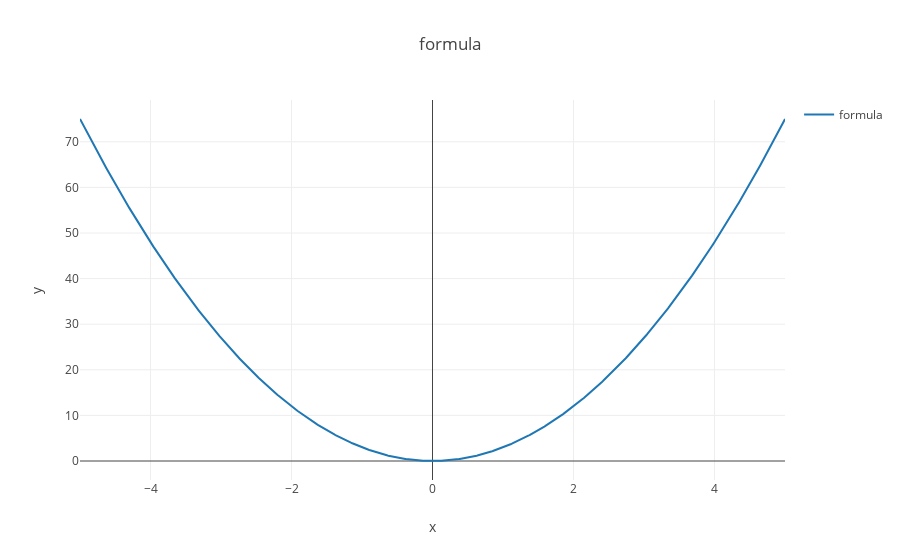

This figure's notebook cell:
### Markdown cell above
### 2次関数, 3次関数, sin波の微分
sympyを利用

### Code cell
# 変数シンボルの定義
import sympy as sym
(x, y) = sym.symbols('x y')

# 2次関数
def f2():
    return x**2

# 3次関数
def f3():
    return x**3

# sin波
def sin():
    return sym.sin(x)

X = np.linspace(-5, 5, 1000)
Y = np.array([])

# 微分
is_differential = [True, False][0]
for i in X:
    if is_differential:
        Y = np.append(Y, float(sym.diff(f3(), x, 1).subs(x, i)))
    else:
        Y = np.append(Y, float(sin().subs(x, i)))
    
    
#========================================================================
# Plotlyによる描画
#========================================================================
name = 'formula'
title = 'formula'
trace = go.Line(
    x = X,
    y = Y,
    name = name
)

layout = go.Layout(
    title=title,
#     legend={"x":0.8, "y":0.1},
    xaxis={"title":"x"},
    yaxis={"title":"y"},
    showlegend=True
#     yaxis2={"title":"Birth Rate", "overlaying":"y", "side":"right"},
)

data = [trace]
fig = {'data':data, 'layout':layout}
offline.iplot(fig, filename='sin', image="png")

### Figure 1 — Plotly figure (JSON) as saved in the notebook; plotly's stock layout.template omitted (floating-point values rounded to 4 significant figures; data arrays with more than 128 entries replaced by an {"elided": "..."} marker saying what was removed)
{"data": [{"name": "formula", "type": "scatter", "uid": "ccc867e3-361c-4e22-9091-cbcca0e8fe56", "x": {"elided": "1000 float values"}, "y": {"elided": "1000 float values"}}], "layout": {"autosize": true, "showlegend": true, "title": "formula", "xaxis": {"autorange": true, "range": [-5, 5], "title": "x", "type": "linear"}, "yaxis": {"autorange": true, "range": [-4.167, 79.17], "title": "y", "type": "linear"}}}
